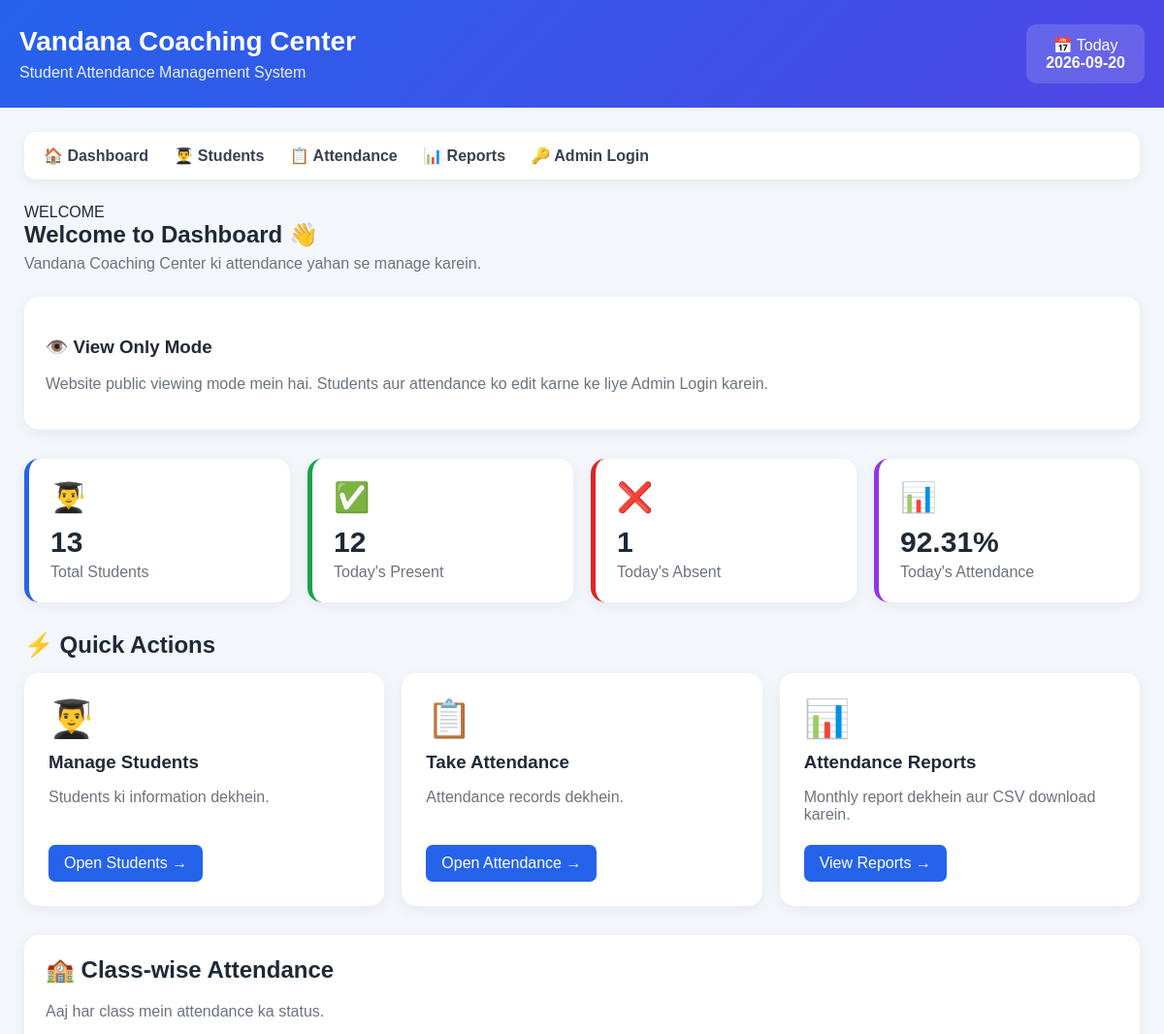
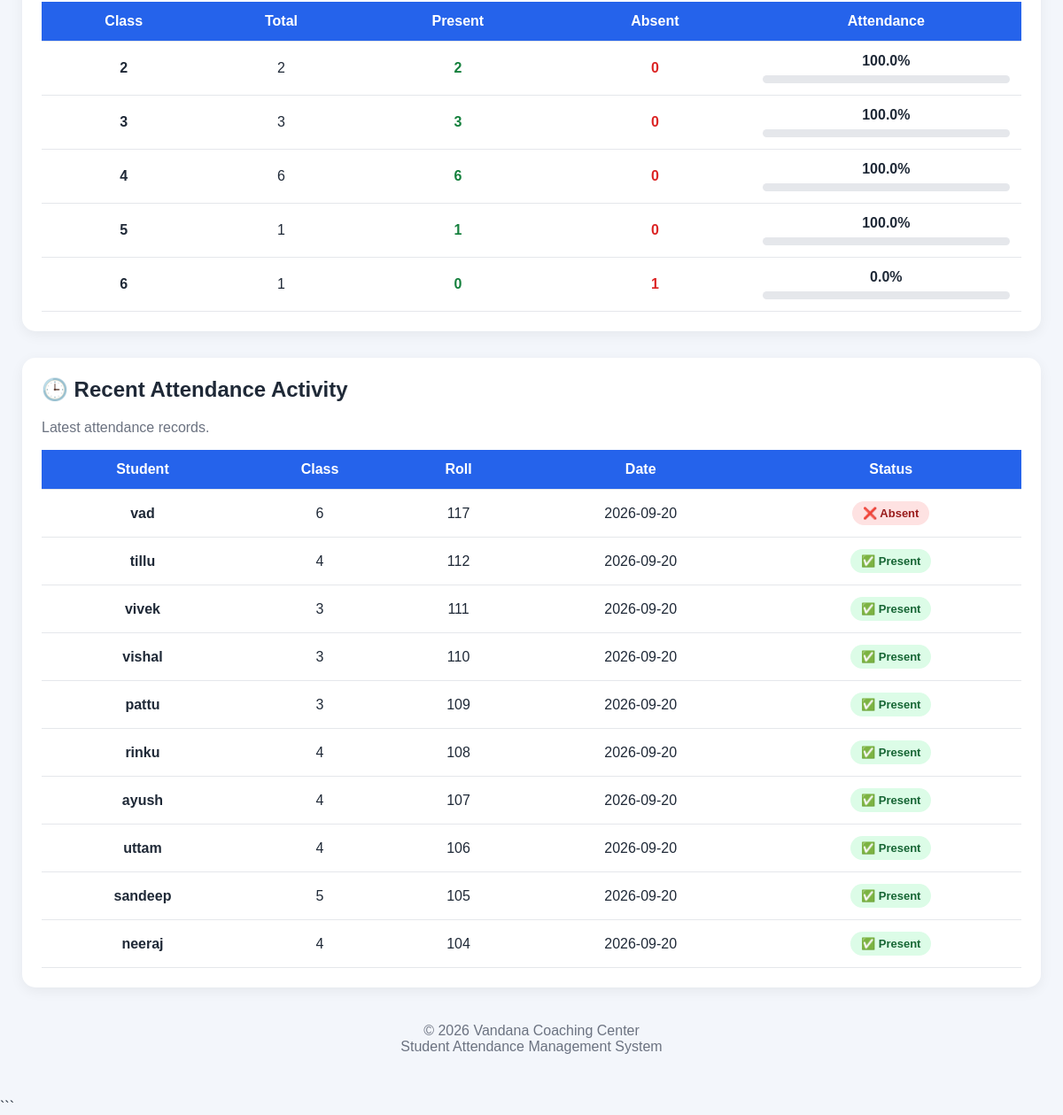
The page / on the database its author committed (2 pictures, top to bottom).
### tables this page shows
CREATE TABLE attendance (
            id INTEGER PRIMARY KEY AUTOINCREMENT,
            student_id INTEGER NOT NULL,
            attendance_date TEXT NOT NULL,
            status TEXT NOT NULL,
            FOREIGN KEY (student_id) REFERENCES students(id)
        );

CREATE TABLE students (
            id INTEGER PRIMARY KEY AUTOINCREMENT,
            name TEXT NOT NULL,
            class_name TEXT NOT NULL,
            roll_number TEXT
        , guardian_name TEXT, guardian_phone TEXT, section TEXT);

### app.py (the view)
@app.route("/")
def home():
    today = date.today().isoformat()
    conn = get_db_connection()
    total_students = conn.execute("""
        SELECT COUNT(*) AS count
        FROM students
    """).fetchone()["count"]
    present_today = conn.execute("""
        SELECT COUNT(*) AS count
        FROM attendance
        WHERE attendance_date = ?
        AND status = 'Present'
    """, (
        today,
    )).fetchone()["count"]
    absent_today = conn.execute("""
        SELECT COUNT(*) AS count
        FROM attendance
        WHERE attendance_date = ?
        AND status = 'Absent'
    """, (
        today,
    )).fetchone()["count"]
    total_today = present_today + absent_today
    if total_today > 0:
        attendance_percentage = round(
            (present_today / total_today) * 100,
            2
        )
    else:
        attendance_percentage = 0
    class_data = conn.execute("""
        SELECT

            students.class_name,

            COUNT(attendance.id) AS total,

            SUM(
                CASE
                    WHEN attendance.status = 'Present'
                    THEN 1
                    ELSE 0
                END
            ) AS present

        FROM students

        LEFT JOIN attendance

        ON students.id = attendance.student_id

        AND attendance.attendance_date = ?

        GROUP BY students.class_name

        ORDER BY students.class_name

    """, (
        today,
    )).fetchall()
    class_attendance = []
    for row in class_data:
        total = row["total"] or 0
        present = row["present"] or 0
        if total > 0:
            percentage = round(
                (present / total) * 100,
                2
            )
        else:
            percentage = 0
        class_attendance.append({
            "class_name":
                row["class_name"],
            "total":
                total,
            "present":
                present,
            "absent":
                total - present,
            "percentage":
                percentage
        })
    recent_attendance = conn.execute("""
        SELECT

            students.name,

            students.class_name,

            students.roll_number,

            attendance.attendance_date,

            attendance.status

        FROM attendance

        JOIN students

        ON students.id = attendance.student_id

        ORDER BY attendance.id DESC

        LIMIT 10

    """).fetchall()
    conn.close()
    return render_template(
        "index.html",
        total_students=total_students,
        present_today=present_today,
        absent_today=absent_today,
        attendance_percentage=
            attendance_percentage,
        class_attendance=
            class_attendance,
        recent_attendance=
            recent_attendance,
        today=today
    )

### templates/index.html (shortened to what this page needs)
<!DOCTYPE html>
<html lang="en">
<head>
    <link rel="stylesheet" href="{{ url_for('static', filename='style.css') }}">
</head>
<body>
    <div class="header">
        <div class="header-content">
            <div>
                <h1>
                    Vandana Coaching Center
                </h1>
                <p>
                    Student Attendance Management System
                </p>
            </div>
            <div class="date-box">
                📅 Today
                <br>
                <strong>
                    {{ today }}
                </strong>
            </div>
        </div>
    </div>
    <div class="container">
        <div class="nav">
            <a href="/">
                🏠 Dashboard
            </a>
            <a href="/students">
                👨‍🎓 Students
            </a>
            <a href="/attendance">
                📋 Attendance
            </a>
            <a href="/reports">
                📊 Reports
            </a>
            {% if session.get("admin_logged_in") %}
                <a href="/logout">
                    🔒 Logout
                </a>
            {% else %}
                <a href="/login">
                    🔑 Admin Login
                </a>
            {% endif %}
        </div>
        WELCOME
        <div class="welcome">
            <h2>
                Welcome to Dashboard 👋
            </h2>
            <p>
                Vandana Coaching Center ki attendance yahan se manage karein.
            </p>
        </div>
        <div class="card">
            {% if session.get("admin_logged_in") %}
                <h3>
                    🔐 Admin Mode Active
                </h3>
                <p>
                    Aap admin ke roop mein logged in hain.
                    Ab aap students aur attendance manage kar sakte hain.
                </p>
            {% else %}
                <h3>
                    👁️ View Only Mode
                </h3>
                <p>
                    Website public viewing mode mein hai.
                    Students aur attendance ko edit karne ke liye Admin Login karein.
                </p>
            {% endif %}
        </div>
        <div class="stats">
            <div class="stat-card">
                <div class="stat-icon">
                    👨‍🎓
                </div>
                <h3>
                    {{ total_students }}
                </h3>
                <p>
                    Total Students
                </p>
            </div>
            <div class="stat-card present">
                <div class="stat-icon">
                    ✅
                </div>
                <h3>
                    {{ present_today }}
                </h3>
                <p>
                    Today's Present
                </p>
            </div>
            <div class="stat-card absent">
                <div class="stat-icon">
                    ❌
                </div>
                <h3>
                    {{ absent_today }}
                </h3>
                <p>
                    Today's Absent
                </p>
            </div>
            <div class="stat-card percentage">
                <div class="stat-icon">
                    📊
                </div>
                <h3>
                    {{ attendance_percentage }}%
                </h3>
                <p>
                    Today's Attendance
                </p>
            </div>
        </div>
        <h2 class="section-title">
            ⚡ Quick Actions
        </h2>
        <div class="actions">
            <a href="/students" class="action-card">
                <div class="action-icon">
                    👨‍🎓
                </div>
                <h3>
                    Manage Students
                </h3>
                <p>
                    {% if session.get("admin_logged_in") %}
                        Students add, edit, search aur delete karein.
                    {% else %}
                        Students ki information dekhein.
                    {% endif %}
                </p>
                <span class="action-btn">
                    Open Students →
                </span>
            </a>
            <a href="/attendance" class="action-card">
                <div class="action-icon">
                    📋
                </div>
                <h3>
                    Take Attendance
                </h3>
                <p>
                    {% if session.get("admin_logged_in") %}
                        Students ki daily Present/Absent attendance lagayein.
                    {% else %}
                        Attendance records dekhein.
                    {% endif %}
                </p>
                <span class="action-btn">
                    Open Attendance →
                </span>
            </a>
            <a href="/reports" class="action-card">
                <div class="action-icon">
                    📊
                </div>
                <h3>
                    Attendance Reports
                </h3>
                <p>
                    Monthly report dekhein aur CSV download karein.
                </p>
                <span class="action-btn">
                    View Reports →
                </span>
            </a>
        </div>
        <div class="card">
            <h2>
                🏫 Class-wise Attendance
            </h2>
            <p>
                Aaj har class mein attendance ka status.
            </p>
            <div class="table-wrapper">
                <table>
                    <thead>
                        <tr>
                            <th>
                                Class
                            </th>
                            <th>
                                Total
                            </th>
                            <th>
                                Present
                            </th>
                            <th>
                                Absent
                            </th>
                            <th>
                                Attendance
                            </th>
                        </tr>
                    </thead>
                    <tbody>
                        {% if class_attendance %}
                            {% for item in class_attendance %}
                            <tr>
                                <td>
                                    <strong>
                                        {{ item.class_name }}
                                    </strong>
                                </td>
                                <td>
                                    {{ item.total }}
                                </td>
                                <td class="present-badge">
                                    {{ item.present }}
                                </td>
                                <td class="absent-badge">
                                    {{ item.absent }}
                                </td>
                                <td>
                                    <strong>
                                        {{ item.percentage }}%
                                    </strong>
                                    <div class="progress">
                                    </div>
                                </td>
                            </tr>
                            {% endfor %}
                        {% else %}
                            <tr>
                                <td colspan="5">
                                    Aaj ki attendance abhi record nahi hui.
                                </td>
                            </tr>
                        {% endif %}
                    </tbody>
                </table>
            </div>
        </div>
        <div class="card">
            <h2>
                🕒 Recent Attendance Activity
            </h2>
            <p>
                Latest attendance records.
            </p>
            <div class="table-wrapper">
                <table>
                    <thead>
                        <tr>
                            <th>
                                Student
                            </th>
                            <th>
                                Class
                            </th>
                            <th>
                                Roll
                            </th>
                            <th>
                                Date
                            </th>
                            <th>
                                Status
                            </th>
                        </tr>
                    </thead>
                    <tbody>
                        {% if recent_attendance %}
                            {% for item in recent_attendance %}
                            <tr>
                                <td>
                                    <strong>
                                        {{ item.name }}
                                    </strong>
                                </td>
                                <td>
                                    {{ item.class_name }}
                                </td>
                                <td>
                                    {{ item.roll_number }}
                                </td>
                                <td>
                                    {{ item.attendance_date }}
                                </td>
                                <td>
                                    {% if item.status == "Present" %}
                                        <span class="status status-present">
                                            ✅ Present
                                        </span>
                                    {% else %}
                                        <span class="status status-absent">
                                            ❌ Absent
                                        </span>
                                    {% endif %}
                                </td>
                            </tr>
                            {% endfor %}
                        {% else %}
                            <tr>
                                <td colspan="5">
                                    Abhi attendance records nahi hain.
                                </td>
                            </tr>
                        {% endif %}
                    </tbody>
                </table>
            </div>
        </div>
        <div class="footer">
            © 2026 Vandana Coaching Center
            <br>
            Student Attendance Management System
        </div>
    </div>
</body>
</html>

### rows shown on the page
attendance: name "vad", class_name "6", roll_number "117", attendance_date "2026-09-20", status "❌ Absent"
attendance: name "tillu", class_name "4", roll_number "112", attendance_date "2026-09-20", status "✅ Present"
attendance: name "vivek", class_name "3", roll_number "111", attendance_date "2026-09-20", status "✅ Present"
attendance: name "vishal", class_name "3", roll_number "110", attendance_date "2026-09-20", status "✅ Present"
attendance: name "pattu", class_name "3", roll_number "109", attendance_date "2026-09-20", status "✅ Present"
attendance: name "rinku", class_name "4", roll_number "108", attendance_date "2026-09-20", status "✅ Present"
attendance: name "ayush", class_name "4", roll_number "107", attendance_date "2026-09-20", status "✅ Present"
attendance: name "uttam", class_name "4", roll_number "106", attendance_date "2026-09-20", status "✅ Present"
attendance: name "sandeep", class_name "5", roll_number "105", attendance_date "2026-09-20", status "✅ Present"
attendance: name "neeraj", class_name "4", roll_number "104", attendance_date "2026-09-20", status "✅ Present"

### other values the page prints
{{ today }} "2026-09-20"
{{ total_students }} "13"
{{ present_today }} "12"
{{ absent_today }} "1"
{{ attendance_percentage }} "92.31"
{{ item.class_name }} "2" "3" "4" "5" "6"
{{ item.total }} "2" "3" "6" "1" "1"
{{ item.present }} "2" "3" "6" "1" "0"
{{ item.absent }} "0" "0" "0" "0" "1"
{{ item.percentage }} "100.0" "100.0" "100.0" "100.0" "0.0"
